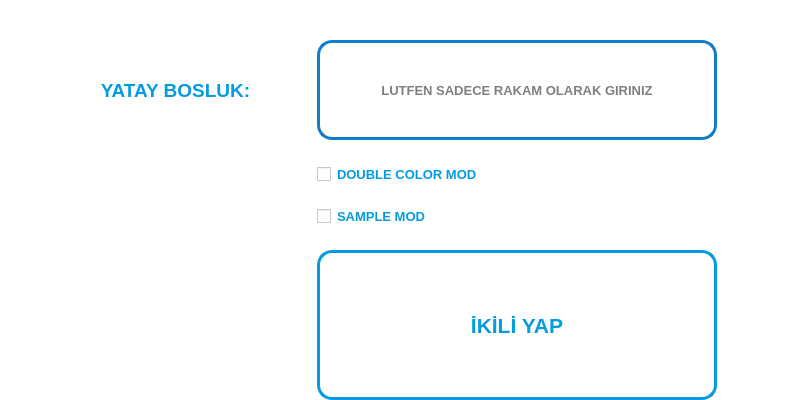
<?xml version="1.0" encoding="UTF-8"?>
<ui version="4.0">
 <class>IkiliYap</class>
 <widget class="QMainWindow" name="IkiliYap">
  <property name="geometry">
   <rect>
    <x>0</x>
    <y>0</y>
    <width>800</width>
    <height>400</height>
   </rect>
  </property>
  <property name="sizePolicy">
   <sizepolicy hsizetype="Fixed" vsizetype="Fixed">
    <horstretch>0</horstretch>
    <verstretch>0</verstretch>
   </sizepolicy>
  </property>
  <property name="minimumSize">
   <size>
    <width>800</width>
    <height>400</height>
   </size>
  </property>
  <property name="maximumSize">
   <size>
    <width>800</width>
    <height>400</height>
   </size>
  </property>
  <property name="windowTitle">
   <string>İkili Yap</string>
  </property>
  <property name="styleSheet">
   <string notr="true">background-color: rgb(255, 255, 255);border:0;</string>
  </property>
  <widget class="QWidget" name="centralwidget">
   <widget class="QWidget" name="gridLayoutWidget">
    <property name="geometry">
     <rect>
      <x>40</x>
      <y>20</y>
      <width>677</width>
      <height>401</height>
     </rect>
    </property>
    <layout class="QGridLayout" name="gridLayout">
     <item row="4" column="3">
      <widget class="QPushButton" name="pushButton">
       <property name="maximumSize">
        <size>
         <width>16777215</width>
         <height>150</height>
        </size>
       </property>
       <property name="font">
        <font>
         <pointsize>16</pointsize>
         <weight>75</weight>
         <bold>true</bold>
        </font>
       </property>
       <property name="styleSheet">
        <string notr="true">QPushButton {
color: rgb(4, 155, 224);
background-color: rgb(255, 255, 255);
border: 3px solid;
border-color:#049BE0;
border-radius:15px
}

QPushButton:hover{
	color: rgb(255, 255, 255);
	background-color: rgb(4, 155, 224);

}

QPushButton:pressed{
	background-color: rgb(62, 198, 247);
}</string>
       </property>
       <property name="text">
        <string>İKİLİ YAP</string>
       </property>
      </widget>
     </item>
     <item row="0" column="3">
      <widget class="QLineEdit" name="yatayBoslukLine">
       <property name="sizePolicy">
        <sizepolicy hsizetype="Fixed" vsizetype="Fixed">
         <horstretch>0</horstretch>
         <verstretch>0</verstretch>
        </sizepolicy>
       </property>
       <property name="minimumSize">
        <size>
         <width>400</width>
         <height>100</height>
        </size>
       </property>
       <property name="maximumSize">
        <size>
         <width>400</width>
         <height>100</height>
        </size>
       </property>
       <property name="font">
        <font>
         <pointsize>10</pointsize>
         <weight>75</weight>
         <bold>true</bold>
        </font>
       </property>
       <property name="styleSheet">
        <string notr="true">QLineEdit{

border: 3px solid;
border-color:rgb(17, 124, 202);
border-radius:15px

}</string>
       </property>
       <property name="alignment">
        <set>Qt::AlignCenter</set>
       </property>
       <property name="placeholderText">
        <string>LUTFEN SADECE RAKAM OLARAK GIRINIZ</string>
       </property>
      </widget>
     </item>
     <item row="2" column="3">
      <widget class="QCheckBox" name="checkBox">
       <property name="font">
        <font>
         <pointsize>10</pointsize>
         <weight>75</weight>
         <bold>true</bold>
        </font>
       </property>
       <property name="styleSheet">
        <string notr="true">color: rgb(4, 155, 224);</string>
       </property>
       <property name="text">
        <string>SAMPLE MOD</string>
       </property>
      </widget>
     </item>
     <item row="4" column="0">
      <spacer name="horizontalSpacer">
       <property name="orientation">
        <enum>Qt::Horizontal</enum>
       </property>
       <property name="sizeType">
        <enum>QSizePolicy::Fixed</enum>
       </property>
       <property name="sizeHint" stdset="0">
        <size>
         <width>20</width>
         <height>20</height>
        </size>
       </property>
      </spacer>
     </item>
     <item row="0" column="0">
      <widget class="QLabel" name="yatayBoslukText">
       <property name="maximumSize">
        <size>
         <width>300</width>
         <height>16777215</height>
        </size>
       </property>
       <property name="font">
        <font>
         <pointsize>14</pointsize>
         <weight>75</weight>
         <bold>true</bold>
        </font>
       </property>
       <property name="styleSheet">
        <string notr="true">color: rgb(4, 155, 224);</string>
       </property>
       <property name="text">
        <string>YATAY BOSLUK:</string>
       </property>
       <property name="alignment">
        <set>Qt::AlignCenter</set>
       </property>
      </widget>
     </item>
     <item row="1" column="3">
      <widget class="QCheckBox" name="double_color_mod_checkbox">
       <property name="font">
        <font>
         <pointsize>10</pointsize>
         <weight>75</weight>
         <bold>true</bold>
        </font>
       </property>
       <property name="styleSheet">
        <string notr="true">color: rgb(4, 155, 224);</string>
       </property>
       <property name="text">
        <string>DOUBLE COLOR MOD</string>
       </property>
      </widget>
     </item>
    </layout>
   </widget>
  </widget>
 </widget>
 <resources/>
 <connections/>
</ui>
